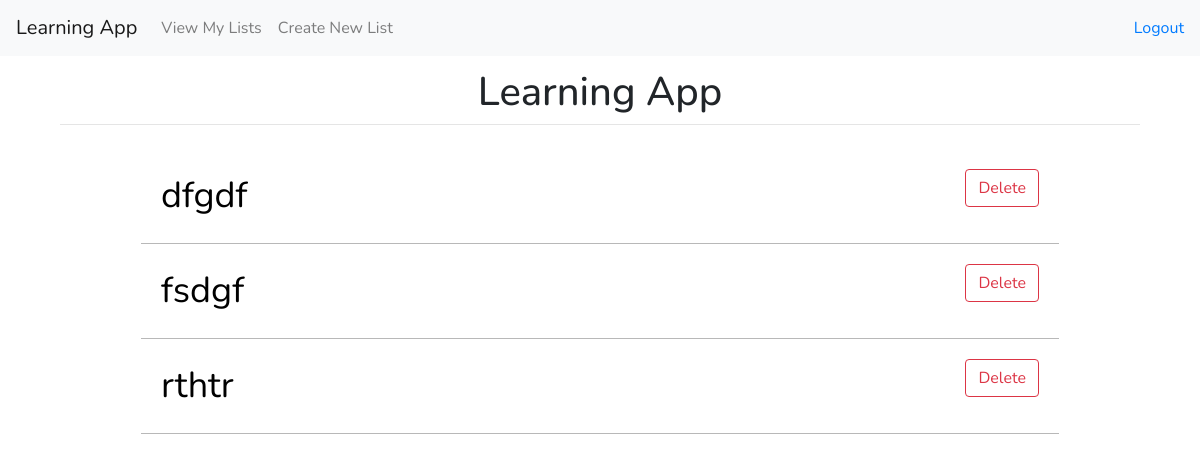
The app's page /view/ (signed in) with its own data.
### main/models.py (models this page shows, shortened)
class ToDoList(models.Model):
	user = models.ForeignKey(User, on_delete = models.CASCADE, related_name = "todolist", null = True)  # <--- added
	name = models.CharField(max_length = 200)

### main/views.py (the view, shortened to what this page needs)
# urls.py: path("view/", views.view, name = "view"),  # <-- added
def view(response):
    message = False
    return render(response, "main/view.html", {'message_name': message})

### main/templates/main/view.html (shortened to what this page needs)
{% extends 'main/base.html' %}
{% block content %}
	{% if user.is_authenticated %}
		<form method="post", action="#">
			<ul class="list-group">
				{% for l in user.todolist.all %}
					<li class="d-flex no-block card-body view-list"></i>
						<a href="/{{l.id}}" class="m-b-0 font-medium p-0 list-link" data-abc="true">{{l.name}}</a>
						<div class="ml-auto">
							<div class="tetx-right">
								<button name="delete", value={{l.id}} type="submit" class="btn btn-outline-danger">Delete</button>
							</div>
						</div>
					</li>
				{% endfor %}
			</ul>
		</form>
	{% else %}
		<h3>Login <a href="/login">Here</a></h3>
	{% endif %}
{% endblock %}

### static/css/style.css (style rules this page uses)
body { padding-top: 60px; padding: 5%; text-align: center; }
.view-list { border-bottom: 1px solid rgb(184, 184, 184); }
.list-link { font-size:3vw; color: rgb(0, 0, 0); }
.list-group { width: 85%; margin-right: auto; margin-left: auto; }

### main/templates/main/base.html (style rules this page uses)
* { font-family: 'Nunito', sans-serif; }

### records on screen
ToDoList: name "dfgdf", {{ l.id }} 78 (drawn)
ToDoList: name "fsdgf", {{ l.id }} 81 (drawn)
ToDoList: name "rthtr", {{ l.id }} 83 (drawn)
